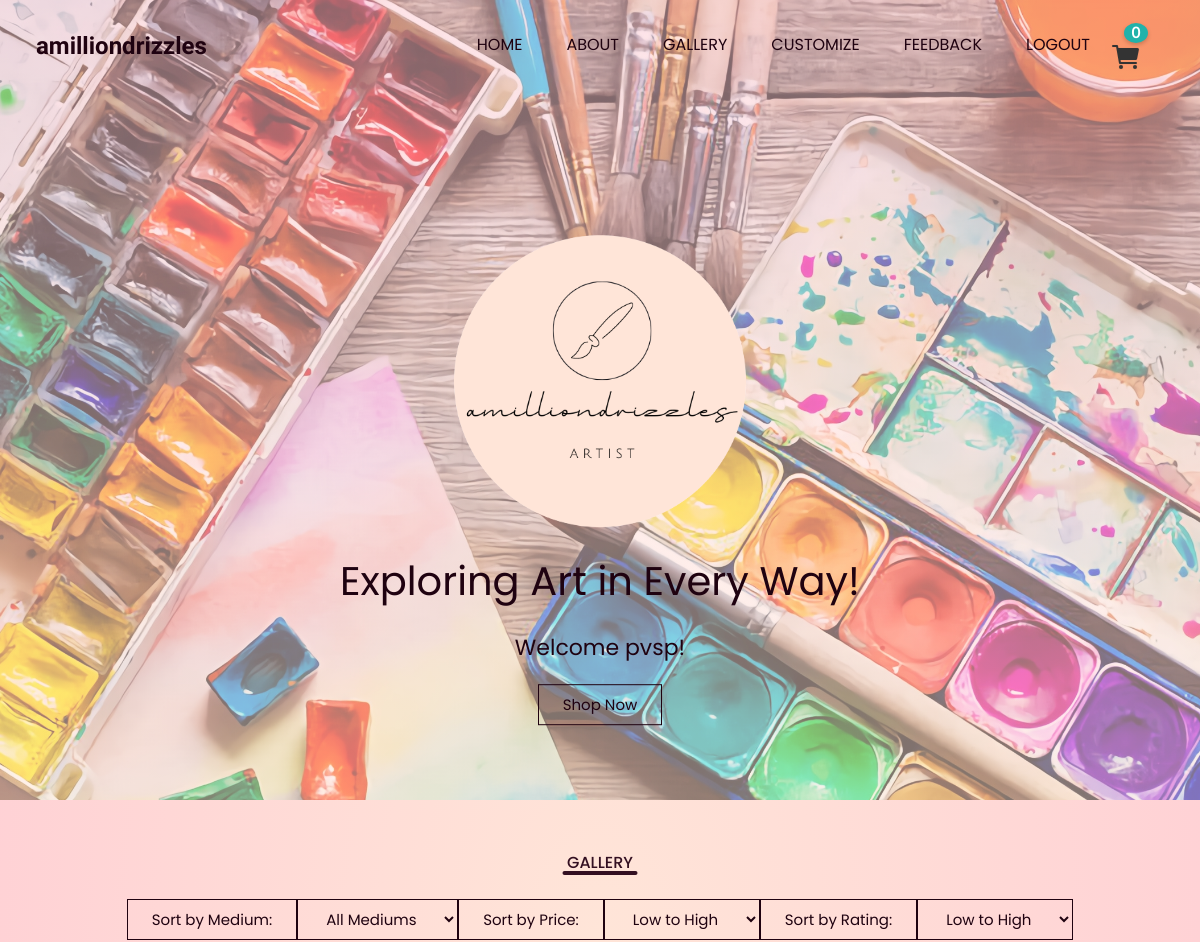
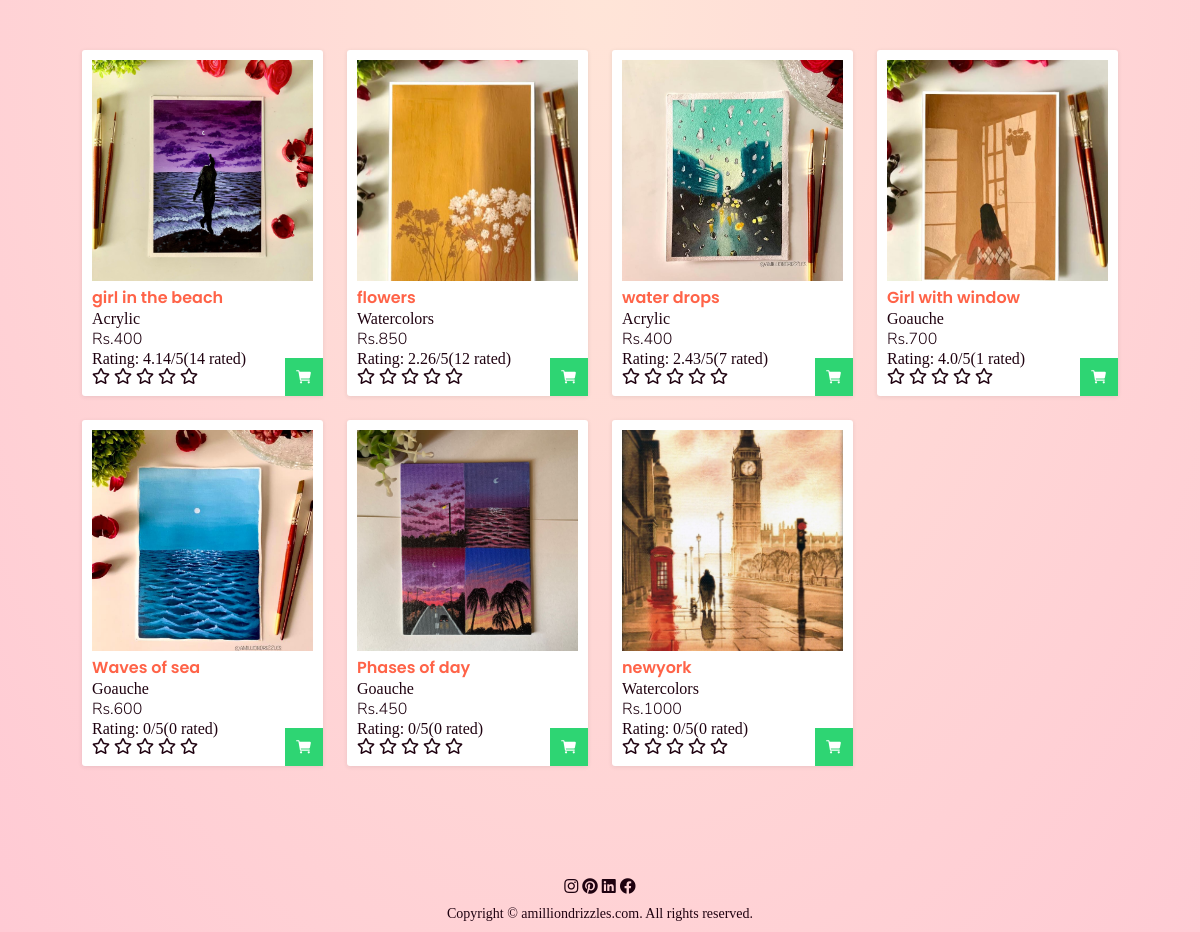
The app's page /home/ (signed in) with its own data (2 pictures, top to bottom).
### app1/models.py (models this page shows)
class painting(models.Model):
    img=models.ImageField(upload_to='paintings/')
    name=models.CharField(max_length=20)
    price=models.CharField(max_length=20)
    medium=models.CharField(max_length=20)
    rating=models.CharField(max_length=20)
    noofpeoplerated=models.CharField(max_length=20,default='0')
    class Meta:
        db_table="painting"

### app1/views.py (the view)
# urls.py: path('home/',views.HomePage,name='home'),
@login_required(login_url='login')
def HomePage(request):
    paintings = painting.objects.all()
    username = request.session.get('username', '')
    cart_items = None
    count=0
    if username:
        cart_items_obj = cartforuser.objects.filter(username=username).first()
        if cart_items_obj:
            cart_items_json = cart_items_obj.cartcontent
            cart_items = json.loads(cart_items_json)
            count = len(cart_items)
    return render(request, 'home.html', {'paintings': paintings, 'username': username, 'cart_items': cart_items,'count': count})

### app1/context_processors.py (called while the page is built)
def cart(request):
    return {'cart':Cart(request)}

### templates/home.html (shortened to what this page needs)
{% load static %}
<!DOCTYPE html>
<html lang="en">
<head>
    <link rel="stylesheet" href="{% static 'app1/style2.css' %}">
    <link rel="stylesheet"
        href="https://cdn.jsdelivr.net/npm/@fortawesome/fontawesome-free@5.15.4/css/fontawesome.min.css">
    <link rel="stylesheet" href="https://cdnjs.cloudflare.com/ajax/libs/font-awesome/5.15.3/css/all.min.css" />
</head>
<body>
    <section class="header">
        <nav>
            <h2>amilliondrizzles</h2>
            <div class="nav-links">
                <ul>
                    <li><a href="{% url 'home' %}">HOME</a></li>
                    <li><a href="{% url 'aboutus' %}">ABOUT</a></li>
                    <li><a href="#gallery">GALLERY</a></li>
                    <li><a href="{% url 'customize' %}">CUSTOMIZE</a></li>
                    <li><a href="{% url 'contact' %}">FEEDBACK</a></li>
                    <li><a href="{% url 'logout' %}">LOGOUT</a></li>
                </ul>
            </div>
            <div class="box">
                <div class="cart-icon-container">
                    <ion-icon name="cart" id="cart-icon"></ion-icon>
                    <div class="cart-count">{{ count }}</div>
                </div>
            </div>
        </nav>
        <div class="text-box">
            <img src="{% static 'app1/amilliondrizzles__1_-modified-removebg-preview.png' %}" alt="">
            <p id="para"> Exploring Art in Every Way!</p>
            <p>Welcome <span name="uname">{{username}}!</span> </p>
            <a href="#gallery" class="shopbtn">Shop Now</a>
        </div>
    </section>
    <section id="gallery">
        <div class="categories">
            <h2 class="title">GALLERY</h2>
            <div class="sort-buttons">
                <label class="sortbtn" for="medium-select">Sort by Medium:</label>
                <select class="sortbtn" name="medium-select" id="medium-select" onchange="sortPaintingsByMedium()">
                    <option value="all">All Mediums</option>
                </select>
                <label class="sortbtn" for="price-select">Sort by Price:</label>
                <select class="sortbtn" name="price-select" id="price-select" onchange="sortPaintingsByPrice()">
                    <option value="asc">Low to High</option>
                </select>
                <label class="sortbtn" for="rating-select">Sort by Rating:</label>
                <select class="sortbtn" name="rating-select" id="rating-select" onchange="sortPaintingsByRating()">
                    <option value="asc">Low to High</option>
                </select>
            </div>
            <div class="container">
                <div class="shop-content">
                    {% for painting in paintings %}
                    <div class="painting-box">
                        <div class="pic">
                            <img src="{{ painting.img.url }}" class="painting">
                        </div>
                        <h2 class="painting-title">{{ painting.name }}</h2>
                        <p>{{ painting.medium }}</p>
                        <span class="painting-price">Rs.{{ painting.price }}</span>
                        <p class="painting-rating" id="rating">Rating: {{ painting.rating }}/5({{painting.noofpeoplerated}} rated)</p>
                        <div class="rating-container">
                            <div class="stars">
                                <i class="far fa-star star" data-index="0"></i>
                                <i class="far fa-star star" data-index="1"></i>
                                <i class="far fa-star star" data-index="2"></i>
                                <i class="far fa-star star" data-index="3"></i>
                                <i class="far fa-star star" data-index="4"></i>
                            </div>
                        </div>
                        <ion-icon name="cart" class="add-cart"></ion-icon>
                    </div>
                    {% endfor %}
                </div>
            </div>
        </div>
    </section>
    <section class="footer">
        <div class="icons">
            <i class="fab fa-instagram"></i>
            <i class="fab fa-pinterest"></i>
            <i class="fab fa-linkedin"></i>
            <i class="fab fa-facebook"></i>
        </div>
        <p> Copyright &copy; amilliondrizzles.com. All rights reserved.</p>
    </section>
</body>
</html>

### app1/static/app1/style2.css (style rules this page uses)
* { margin: 0; padding: 0; list-style: none; text-decoration: none; box-sizing: border-box; }
body { color: #1f0210; background: radial-gradient(#ffe5d8, #ffcad4) }
.header { min-height: 100vh; width: 100%; background-image: linear-gradient(rgba(255, 202, 212, 0.5), rgba(255, 229, 216, 0.5)), url(bgheader.jpg); background-position: center; background-size: cover; position: relative; }
nav h2 { color: #1f0210; }
nav { display: flex; padding-top: 2%; padding-left: 3%; padding-right: 5%; justify-content: space-between; align-items: center; }
nav h2 { font-weight: bold; font-family: 'Cedarville Cursive', cursive; }
.nav-links { flex: 1; text-align: right; }
.nav-links ul li { font-family: 'Poppins', sans-serif; list-style: none; display: inline-block; padding: 8px 20px; position: relative; }
.nav-links ul li a { color: #1f0210; font-size: 16px; }
.nav-links ul li::after { content: ''; width: 0%; height: 2px; background: #330f21; display: block; margin: auto; transition: 1s; }
.text-box { width: 90%; position: absolute; top: 60%; left: 50%; transform: translate(-50%, -50%); text-align: center; }
.text-box img { width: 27%; }
.text-box p { font-family: 'Poppins', sans-serif; font-size: 22px; margin: 20px 0 20px; }
.shopbtn { color: #1f0210; display: inline-block; border: 1.5px solid #1f0210; padding: 8px 24px; background: transparent; position: relative; font-size: 15px; font-family: 'Poppins', sans-serif; cursor: pointer; }
.categories { float: center; margin: 50px; }
.title { color:#330f21 ; font-family: 'Poppins', sans-serif; text-align: center; margin: 0 auto 40px; position: relative; }
.title::after { content: ''; background-color: #330f21; width: 75px; height: 4px; border-radius: 5px; position: absolute; bottom: 0; left: 50%; transform: translateX(-50%); }
.box { color:#1f0210; width: 30px; height: 30px; text-align: center; position: relative; }
.cart-count { font-family: 'Nunito Sans', sans-serif; position: absolute; background-color: white; top: -5px; right: 0; padding: 3px; height: 20px; width: 20px; line-height:20px ; border-radius: 50%; z-index: 99; }
#cart-icon { font-size: 2rem; cursor: pointer; padding-top: 10px; }
img { width: 100%; }
.container { max-width: 1200px; padding: 2rem; margin: auto; width: 100%; }
h2.title { font-size: 1rem; font-weight: 500; margin-bottom: 1.5rem; color:#330f21; }
.shop-content { display: grid; grid-template-columns: repeat(auto-fit,minmax(220px,auto)); gap:1.5rem; justify-content: center; align-content: center; }
.painting-box { position: relative; background-color: #fff; padding: 10px; box-shadow: 0 1px 4px rgba(40, 37, 37, 0.1); border-radius: 3px; }
.pic { overflow: hidden; }
.painting { transition: 0.4s; aspect-ratio: 1/1; object-fit: cover; }
.painting-title { font-family: 'Poppins', sans-serif; font-size: 1rem; font-weight: 600; color:#ff6348; }
.painting-price { font-family: 'Nunito Sans', sans-serif; font-weight:300 ; }
.add-cart { position: absolute; bottom: 0; right: 0; background-color: #2ed573; color:white; padding: 10px; font-size: 1.1rem; cursor: pointer; transition: 0.5s; }
.footer { width: 100%; text-align: center; padding-top: 30px; padding-bottom: 10px; }
.footer p { padding-top: 10px; font-size: 14px; }
.sort-buttons { display: flex; justify-content: center; margin-bottom: 20px; }
.sortbtn { color: #1f0210; display: inline-block; border: 1.5px solid #1f0210; padding: 8px 24px; background: transparent; position: relative; font-size: 15px; font-family: 'Poppins', sans-serif; cursor: pointer; }

### templates/home.html (style rules this page uses)
.box { position: relative; }
.cart-icon-container { position: relative; cursor: pointer; }
#cart-icon { font-size: 32px; color: #333; margin-right: 10px; }
.cart-count { position: absolute; top: -8px; right: -8px; background-color: lightseagreen; color: white; border-radius: 50%; padding: 6px 10px; font-size: 16px; font-weight: bold; min-width: 24px; text-align: center; box-shadow: 0 2px 4px rgba(0, 0, 0, 0.2); display: flex; justify-content: center; align-items: center; z-index: 1; }
#para { font-size: 40px; }

### records on screen
painting: img (picture), name "girl in the beach", medium "Acrylic", price "400", rating "4.14", noofpeoplerated "14"
painting: img (picture), name "flowers", medium "Watercolors", price "850", rating "2.26", noofpeoplerated "12"
painting: img (picture), name "water drops", medium "Acrylic", price "400", rating "2.43", noofpeoplerated "7"
painting: img (picture), name "Girl with window", medium "Goauche", price "700", rating "4.0", noofpeoplerated "1"
painting: img (picture), name "Waves of sea", medium "Goauche", price "600", rating "0", noofpeoplerated "0"
painting: img (picture), name "Phases of day", medium "Goauche", price "450", rating "0", noofpeoplerated "0"
painting: img (picture), name "newyork", medium "Watercolors", price "1000", rating "0", noofpeoplerated "0"

### other values on screen
{{ count }} "0"
{{ username }} "pvsp"
